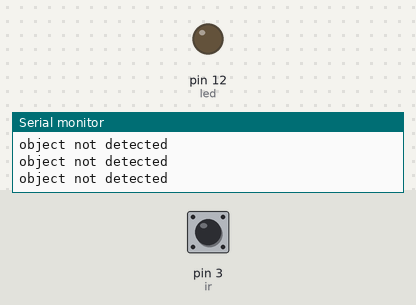
A sketch run on a simulated Arduino Uno, built with avr-gcc and run on an emulated ATmega328P. Parts: output pins drawn as LEDs (lit = HIGH), the last lines printed to the serial monitor. Dashed ring = blinking. Inputs (shaded band) come from the test bench; at power-on: pin 3 (ir) LOW.

Above: at 1.2 s.
1.3 s: pin 3 (ir) driven HIGH
At 2.5 s:
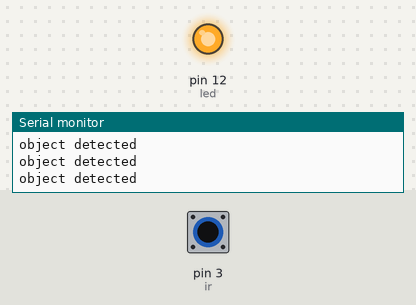
2.8 s: pin 3 (ir) driven LOW
At 4.1 s:
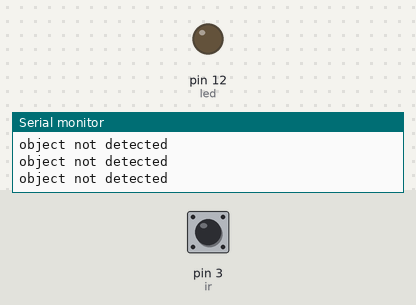
5.8 s: pin 3 (ir) pulsed HIGH 2 times (0.12 s each, 0.3 s apart)
At 6.16 s:
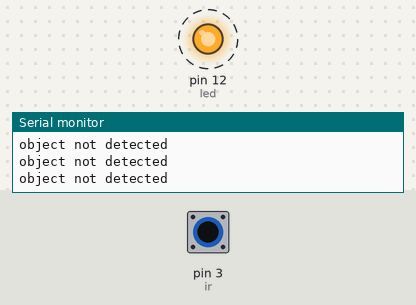
9.4 s: pin 3 (ir) pulsed HIGH 5 times (0.12 s each, 0.3 s apart)
At 11.1 s:
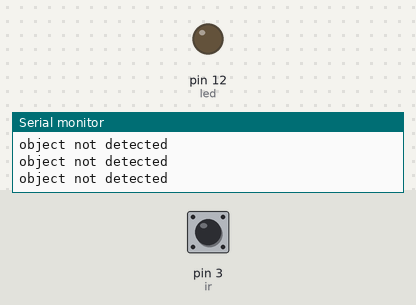
Timing chart, 0 to 12.6 s (numbered marks = the images above; inputs shaded):
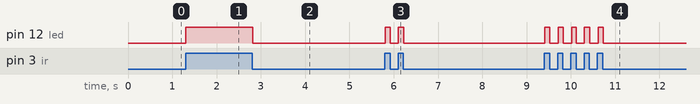

The sketch:

ir_sensor_project1.ino
```cpp
int ir=3;
int led=12;
void setup()
{
  pinMode(ir,INPUT);
  pinMode(led,OUTPUT);
  Serial.begin(9600);

}

void loop()
{
  int a;
  a=digitalRead(ir);
  if(a==HIGH)
  {
    digitalWrite(led,HIGH);
    Serial.println("object detected");
  }
  else
  {
    digitalWrite(led,LOW);
    Serial.println("object not detected");
  }
}
```

Measured:
- after the input at 1.3 s, pin 12 (led): LOW → HIGH at once
- after the input at 2.8 s, pin 12 (led): HIGH → LOW at once
- after the input at 5.8 s, pin 12 (led): alternates HIGH for 0.12 s and LOW for 0.17 s, 4 changes in all, then stays LOW, starting at once
- after the input at 9.4 s, pin 12 (led): alternates HIGH for 0.11 s and LOW for 0.20 s, 10 changes in all, then stays LOW, starting at once
